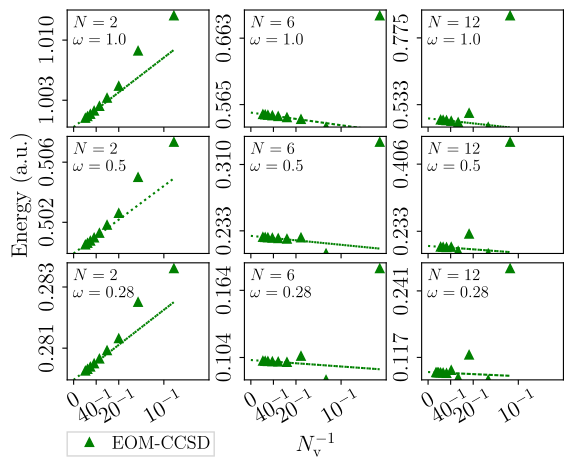

Recreate this plot in Python.
#!/usr/bin/env python3
# taritz: python3 %

import matplotlib.pyplot as plt
import numpy as np
from scipy import stats
import config

config.source_matplotlib_options()

cols = dict(omega=0, nelec=1, nv=2, eom=3, fh=4, mp2=5, ccsd=6, ccsdhf=7, eomss1=8, eomss2=9)

data = np.loadtxt("../data/AllDATA", skiprows=1)
def data_per_omega_n(omega, n):
    return np.array([d for d in data
                        if d[cols["omega"]] == omega and d[cols["nelec"]] == n])

reg_points = 2
omegas = np.sort(np.unique(data[:, cols["omega"]]))
nelecs = np.sort(np.unique(data[:, cols["nelec"]]))
n_rows = len(omegas)
n_cols = n_rows
print("omegas = ", omegas, "nelecs = ", nelecs)
colors = ["blue", "green"]

legend_where = 7
plot_ylabel = 4
plot_xlabel = 8

f, axes = plt.subplots(n_rows, n_cols, sharex=True)
f.subplots_adjust(hspace=0.08)
f.subplots_adjust(wspace=0.25)

yticks_translation = {
    # (omega, N)
    (1.0, 2): dict(points=[1.003, 1.01], decimals=3),
    (1.0, 6): dict(points=[0.565, 0.663], decimals=3),
    (1.0, 12): dict(points=[0.533, 0.775], decimals=3),
    ####
    (0.5, 2): dict(points=[0.502, 0.506], decimals=3),
    (0.5, 6): dict(points=[0.233, 0.31], decimals=3),
    (0.5, 12): dict(points=[0.233, 0.406], decimals=3),
    ####
    (0.28, 2): dict(points=[0.281, 0.283], decimals=3),
    (0.28, 6): dict(points=[0.104, 0.164], decimals=3),
    (0.28, 12): dict(points=[0.117, 0.241], decimals=3),
}

text_position_translation = {
    # (omega, N)
    (1.0, 2): (0.55, 0.15),
    (1.0, 6): (0.55, 0.15),
    (1.0, 12): (0.55, 0.15),
    ####
    (0.5, 2): (0.55, 0.15),
    (0.5, 6): (0.55, 0.15),
    (0.5, 12): (0.55, 0.15),
    ####
    (0.28, 2): (0.55, 0.15),
    (0.28, 6): (0.55, 0.15),
    (0.28, 12): (0.55, 0.15),
}


for inelec, nelec in enumerate(nelecs):
    for iomega, omega in enumerate(reversed(omegas)):
        plot_index = inelec + n_rows * iomega + 1
        ax = plt.subplot(n_rows, n_cols, plot_index)
        _data = data_per_omega_n(omega, nelec)
        nv_rec = 1/_data[:, cols["nv"]]
        nv_rec_with_zero = np.array([0] + list(nv_rec))

        eom =  _data[:, cols["eomss1"]]
        slope, intersection, _, _, _ \
            = stats.linregress(nv_rec[-(reg_points):],
                               eom[-(reg_points):])
        plt.plot(nv_rec, eom, "^",
                color=colors[1],
                label="EOM-CCSD")
        plt.plot(nv_rec_with_zero, intersection + slope * nv_rec_with_zero,
                linestyle="dotted",
                color=colors[1])

        min_yrange = min(min(eom), intersection)
        max_yrange = max(max(eom), intersection)
        ypadding = lambda p: (max_yrange - min_yrange) * p

        translation_key = (omega, nelec)
        if translation_key in yticks_translation:
            yticks = yticks_translation[translation_key]["points"]
            yticks_decimals = yticks_translation[translation_key].get("decimals", 2)
            plt.ylim(min_yrange, max_yrange + ypadding(0.05))
        else:
            yticks_decimals = 2
            yticks = [min_yrange + ypadding(0.2), max_yrange - ypadding(0.2)]
            plt.ylim(min_yrange, max_yrange + ypadding(0.05))

        ax.set_yticks(yticks)
        ax.set_yticklabels(
                ["{:.3f}".format(f) for f in yticks],
                verticalalignment="center",
                rotation=90)

        if iomega == n_rows - 1:
            xticks = [1/40, 0.05, 0.1]
            ax.set_xticks([0] + xticks)
            ax.set_xticklabels(
                [r"$0$"] +
                [r"${:d}^{{-1}}$".format(int(1/i)) for i in xticks],
                rotation=30)
        else:
            ax.set_xticks([])

#        if inelec == 0:
#            text_position = (0.04, 0.18)
#        else:
        text_position = (0.04, 0.815)

        ax.text(x=text_position[0], y=text_position[1],
                s=("$N = {:.0f}$"
                   "\n"
                   "$\omega = {}$"
                  ).format(nelec, omega),
                fontsize=12,
                verticalalignment="center",
                #bbox=dict(facecolor="white", alpha=0.5),
                transform=ax.transAxes)

        if plot_index == legend_where:
            plt.legend(#loc="lower right",
                       loc=(-0.0,-0.65),
                       ncol=2,
                       labelspacing=0.1,
                       borderpad=0.2,
                       #handlelength=0.8,
                       handletextpad=0.2,
                       fontsize="small",
                       columnspacing=0.01)
        if plot_index == plot_xlabel:
            plt.xlabel(r"$N_\mathrm{v}^{-1}$")
        if plot_index == plot_ylabel:
            plt.ylabel(r"Energy (a.u.)")
        print(intersection)

plt.savefig(__file__.replace("py", "pdf"))
